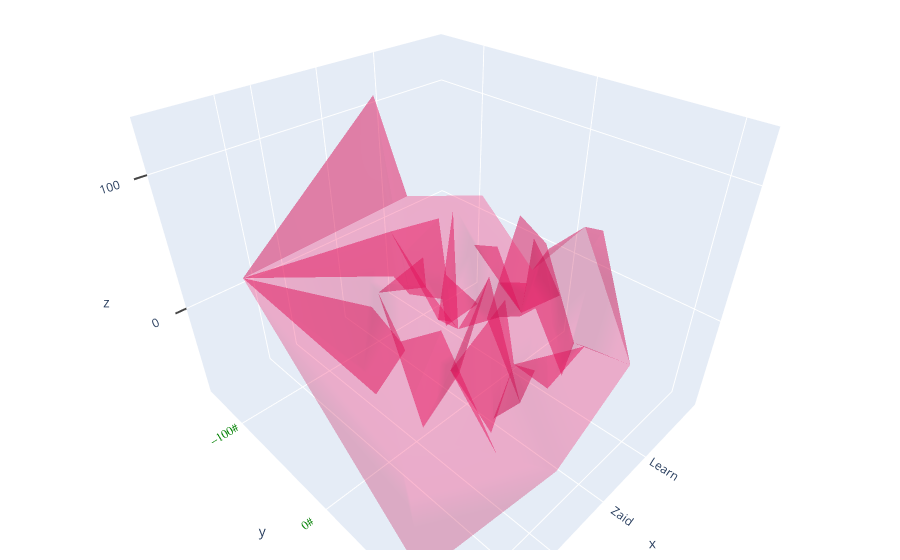

The notebook cell this image was saved under:
### Markdown cell above
## Ticks formatting

### Code cell
N=70
fig4 = go.Figure(data=[go.Mesh3d(x=(60*np.random.randn(N)),
                                y=(55*np.random.randn(N)),
                                z = (40*np.random.randn(N)),
                               opacity = 0.5,
                               color = 'rgba(244,22,100,0.6)')])

## different types of customized ticks
fig4.update_layout(scene = dict(
                   xaxis=dict(
                   ticktext=['Zaid','Manolo','Python','Learn'],
                   tickvals=[0,50,75,-50]),
                   yaxis = dict(
                   nticks=5, tickfont=dict(
                   color='green',
                   size=12,
                   family='Old Standard TT, serif',),
                   ticksuffix='#'),
zaxis=dict(
nticks=4, ticks='outside',
tick0=0, tickwidth=4),),
                  width= 700,
                  margin=dict(r=10,l=10,b=10,t=10)
                 )
fig4.show()

### Figure 1 — Plotly figure (JSON) as saved in the notebook; plotly's stock layout.template omitted (floating-point values rounded to 4 significant figures)
{"data": [{"color": "rgba(244,22,100,0.6)", "opacity": 0.5, "type": "mesh3d", "x": [-98.01, 11.0, -40.13, 49.34, 42.01, -63.04, 62.89, 83.54, 23.17, 36.61, -31.26, -51.55, 75.29, 14.47, -5.501, -4.136, 45.17, -12.94, -29.91, -18.28, -9.75, -29.19, 5.297, -29.5, -27.3, 119.2, 0.4356, 102.5, -60.29, 45.29, 0.6791, 101.5, -27.91, 107.5, -35.32, 0.4576, -69.37, -2.073, -12.41, -66.56, -110.8, 53.78, 29.71, -41.78, -6.408, -43.51, -8.284, 15.0, 21.19, -30.06, -12.59, 30.97, -39.56, -33.33, 4.911, 29.69, -25.44, 47.79, -4.204, -40.36, 5.665, -87.4, -110.2, 20.34, -106.6, -48.12, 59.92, 19.9, -51.0, -0.8994], "y": [-78.86, -62.66, -9.23, 32.31, -1.855, -4.636, -35.77, 4.099, 43.78, 60.71, 18.85, 6.709, 19.53, 28.89, -26.5, -20.3, -36.49, -34.58, 103.6, 43.17, -37.66, 2.327, 16.91, -4.948, -53.01, 79.56, -65.36, 47.76, 2.972, -44.74, -8.883, -101.8, 15.12, 40.07, -29.15, 16.38, -137.4, -29.23, -73.56, 50.89, 10.69, -2.598, -10.41, -13.36, 43.18, -57.3, 51.27, 38.48, 56.69, -19.14, 59.48, 55.04, 24.73, 61.76, -24.27, -4.023, 74.12, 111.0, -90.56, 51.54, -69.2, 11.57, -32.33, 11.31, -16.4, 21.67, 35.74, -19.15, 36.77, -15.82], "z": [27.39, 47.1, 6.603, 9.325, -72.11, -30.88, -24.91, -6.026, -56.0, -52.04, -3.084, 8.313, 39.45, 57.31, 21.13, -14.71, 27.67, -31.93, 8.553, 71.6, 58.94, -12.1, 38.81, -15.52, -24.6, -64.37, 21.48, 12.24, 39.38, 32.24, -11.98, 34.52, 75.23, 92.05, 30.9, 11.54, 15.55, 3.336, -23.02, 63.09, 30.5, 5.86, 59.5, 33.59, -50.25, 49.47, -16.38, -52.7, 11.59, -12.41, -29.78, 63.34, 2.389, -2.089, -10.05, -15.72, 7.551, -12.85, 129.5, -42.18, 4.69, -18.81, -28.1, -26.72, 1.106, 37.25, 47.78, 27.87, -16.95, 76.87]}], "layout": {"autosize": true, "margin": {"b": 10, "l": 10, "r": 10, "t": 10}, "scene": {"aspectmode": "auto", "aspectratio": {"x": 1.018, "y": 1.1, "z": 0.8929}, "camera": {"center": {"x": 0, "y": 0, "z": 0}, "eye": {"x": 1.016, "y": 1.016, "z": 1.016}, "projection": {"type": "perspective"}, "up": {"x": 0, "y": 0, "z": 1}}, "xaxis": {"ticktext": ["Zaid", "Manolo", "Python", "Learn"], "tickvals": [0, 50, 75, -50], "type": "linear"}, "yaxis": {"nticks": 5, "tickfont": {"color": "green", "family": "Old Standard TT, serif", "size": 12}, "ticksuffix": "#", "type": "linear"}, "zaxis": {"nticks": 4, "tick0": 0, "ticks": "outside", "tickwidth": 4, "type": "linear"}}}}
